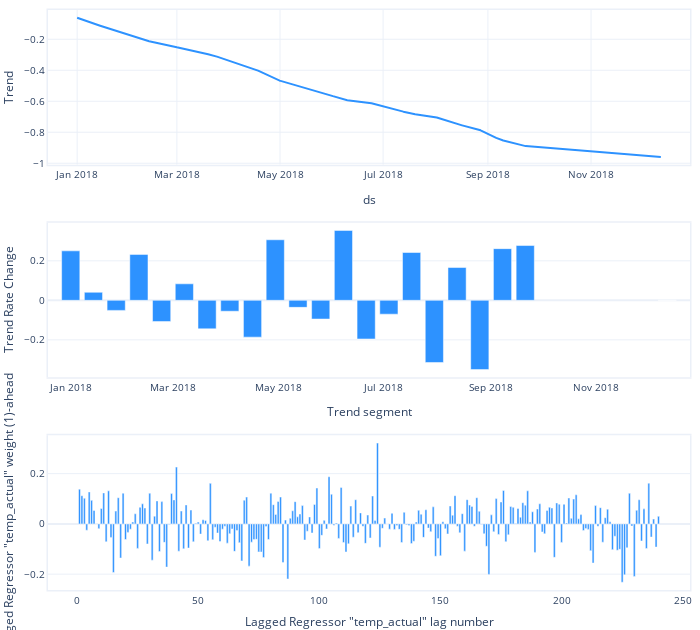

Notebook code for this chart:
### Code cell
m.plot_parameters(components=['trend','trend_rate_change', 'lagged_regressors'])

### Figure 1 — Plotly figure (JSON) as saved in the notebook; plotly's stock layout.template omitted (floating-point values rounded to 4 significant figures; data arrays with more than 128 entries replaced by an {"elided": "..."} marker saying what was removed)
{"data": [{"fill": "none", "line": {"color": "#2d92ff", "width": 2}, "mode": "lines", "name": "Trend", "type": "scatter", "x": {"elided": "8288 str values"}, "xaxis": "x", "y": {"elided": "8288 float values"}, "yaxis": "y"}, {"marker": {"color": "#2d92ff"}, "name": "Trend Rate Change", "type": "bar", "x": ["2018-01-01T00:00:00", "2018-01-14T03:41:42.857143", "2018-01-27T07:23:25.714286", "2018-02-09T11:05:08.571429", "2018-02-22T14:46:51.428571", "2018-03-07T18:28:34.285714", "2018-03-20T22:10:17.142857", "2018-04-03T01:52:00", "2018-04-16T05:33:42.857143", "2018-04-29T09:15:25.714286", "2018-05-12T12:57:08.571429", "2018-05-25T16:38:51.428571", "2018-06-07T20:20:34.285714", "2018-06-21T00:02:17.142857", "2018-07-04T03:44:00", "2018-07-17T07:25:42.857143", "2018-07-30T11:07:25.714286", "2018-08-12T14:49:08.571429", "2018-08-25T18:30:51.428571", "2018-09-07T22:12:34.285714", "2018-09-21T01:54:17.142857", "2018-12-12T07:00:00"], "xaxis": "x2", "y": [0.2505, 0.04068, -0.05085, 0.2326, -0.1075, 0.08361, -0.1444, -0.05526, -0.1863, 0.3065, -0.03551, -0.09473, 0.354, -0.1957, -0.07005, 0.2421, -0.3146, 0.1661, -0.3506, 0.2616, 0.2774, 0], "yaxis": "y2"}, {"marker": {"color": "#2d92ff"}, "name": "Lagged Regressor \"temp_actual\"", "type": "bar", "width": 0.8, "x": {"elided": "240 int values"}, "xaxis": "x3", "y": {"elided": "240 float values"}, "yaxis": "y3"}], "layout": {"autosize": true, "font": {"size": 10}, "height": 630, "hovermode": "x unified", "margin": {"b": 0, "l": 0, "pad": 0, "r": 10, "t": 10}, "showlegend": false, "title": {"font": {"size": 12}}, "width": 700, "xaxis": {"anchor": "y", "domain": [0, 1], "linewidth": 1.5, "mirror": true, "range": ["2017-12-14T18:00:00", "2018-12-29T13:00:00"], "showline": true, "title": {"text": "ds"}, "type": "date"}, "xaxis2": {"anchor": "y2", "domain": [0, 1], "linewidth": 1.5, "mirror": true, "range": ["2017-12-18T20:18:17.142857", "2018-12-25T10:41:42.857143"], "showline": true, "title": {"text": "Trend segment"}, "type": "date"}, "xaxis3": {"anchor": "y3", "domain": [0, 1], "linewidth": 1.5, "mirror": true, "range": [-12, 253], "showline": true, "title": {"text": "Lagged Regressor \"temp_actual\" lag number"}}, "yaxis": {"anchor": "x", "domain": [0.7333, 1], "linewidth": 1.5, "mirror": true, "rangemode": "normal", "showline": true, "title": {"text": "Trend"}}, "yaxis2": {"anchor": "x2", "domain": [0.3667, 0.6333], "linewidth": 1.5, "mirror": true, "rangemode": "normal", "showline": true, "title": {"text": "Trend Rate Change"}}, "yaxis3": {"anchor": "x3", "domain": [0, 0.2667], "linewidth": 1.5, "mirror": true, "rangemode": "normal", "showline": true, "title": {"text": "Lagged Regressor \"temp_actual\" weight (1)-ahead"}}}}
